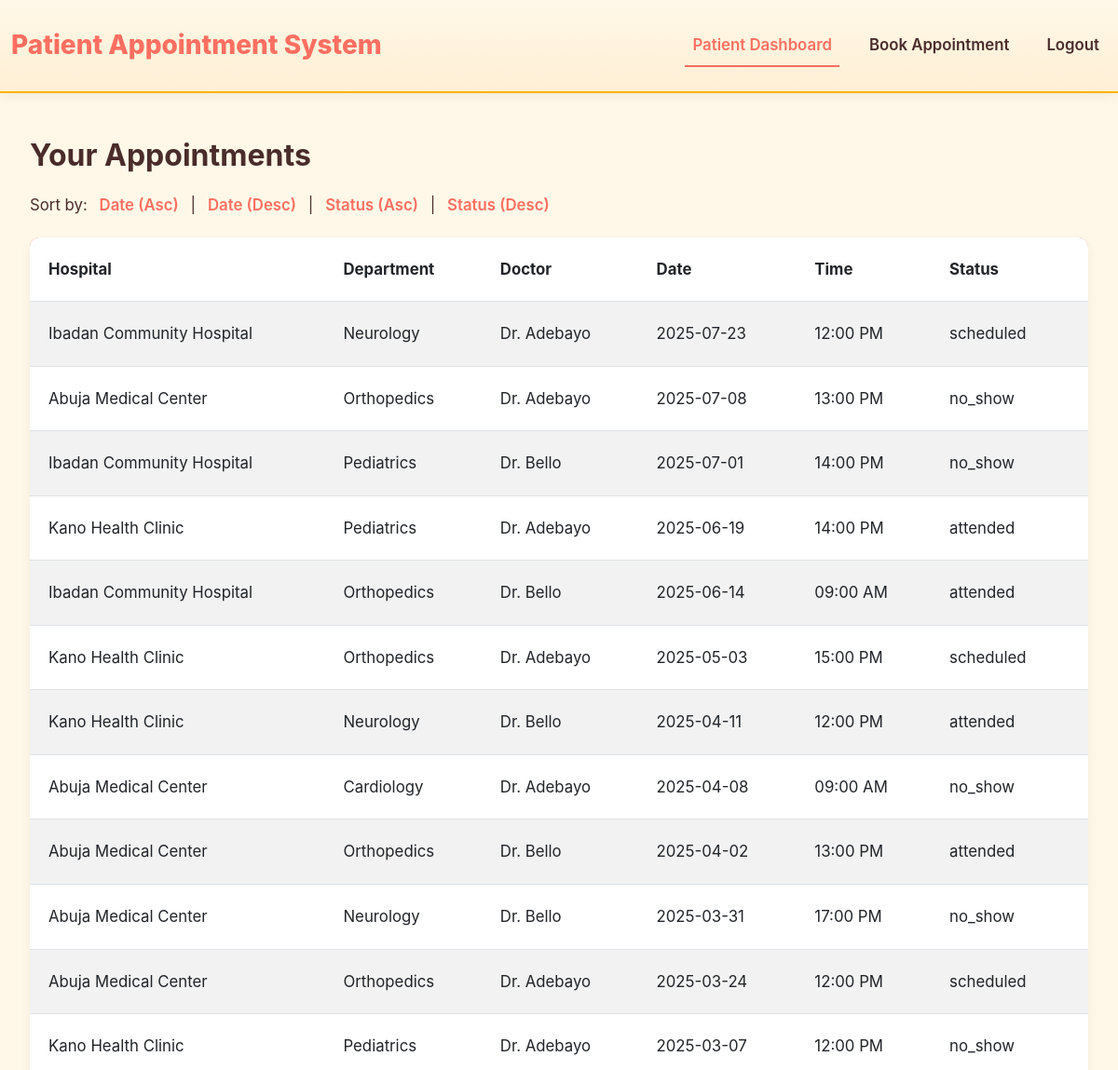
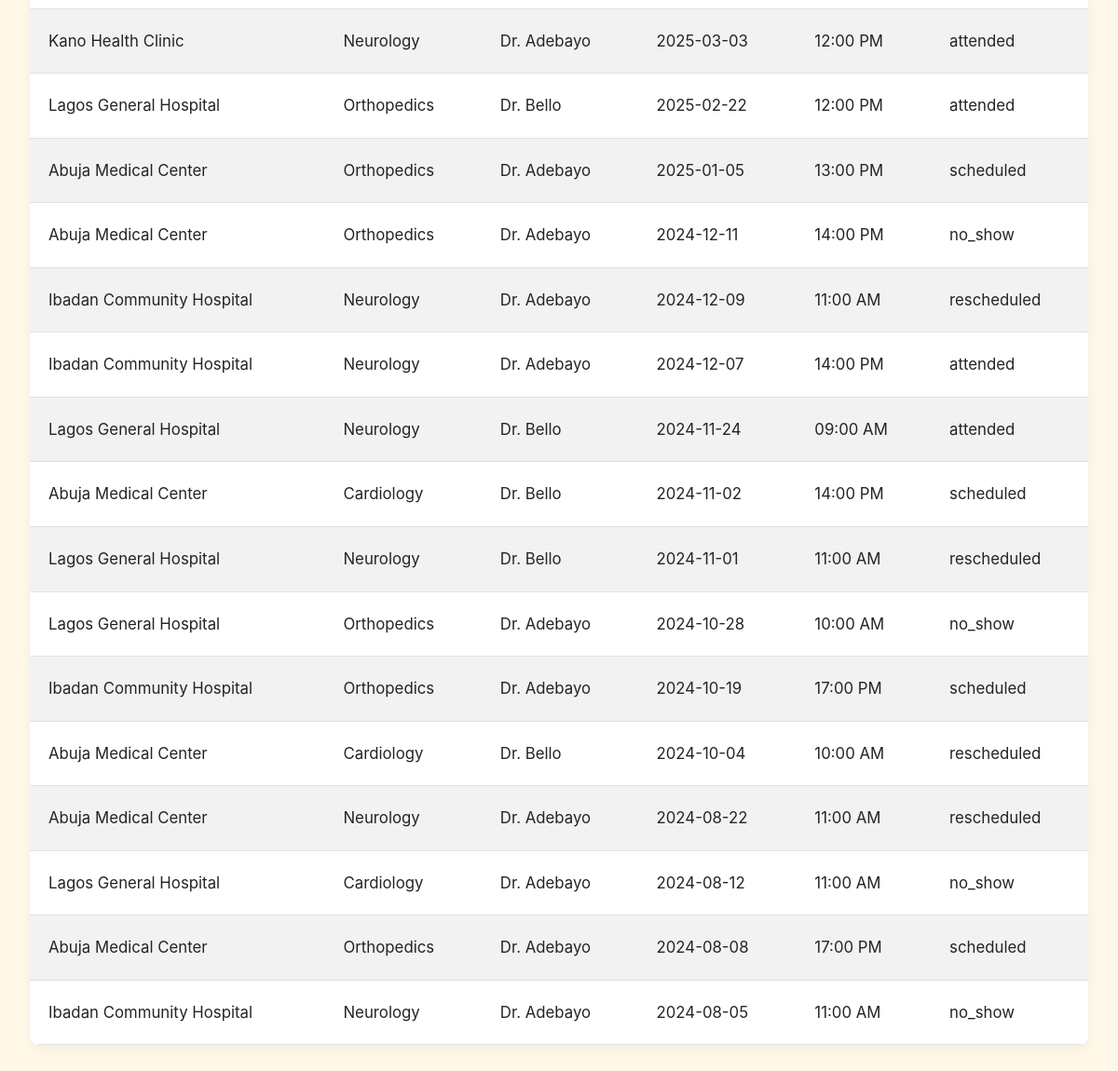
Page /patient?sort_by=date&sort_order=desc (signed in) on the committed database (2 pictures, top to bottom).
### tables this page shows
CREATE TABLE appointments 
                 (id INTEGER PRIMARY KEY AUTOINCREMENT, patient_id INTEGER, hospital_id INTEGER, department_id INTEGER, 
                  doctor_id INTEGER, slot_time TEXT, date TEXT, booking_date TEXT, no_show_prob REAL, reschedule_prob REAL, status TEXT,
                  FOREIGN KEY (patient_id) REFERENCES users(id),
                  FOREIGN KEY (hospital_id) REFERENCES hospitals(id),
                  FOREIGN KEY (department_id) REFERENCES departments(id),
                  FOREIGN KEY (doctor_id) REFERENCES doctors(id));

CREATE TABLE hospitals 
                 (id INTEGER PRIMARY KEY AUTOINCREMENT, name TEXT, location TEXT);

CREATE TABLE departments 
                 (id INTEGER PRIMARY KEY AUTOINCREMENT, hospital_id INTEGER, name TEXT,
                  FOREIGN KEY (hospital_id) REFERENCES hospitals(id));

CREATE TABLE doctors 
                 (id INTEGER PRIMARY KEY AUTOINCREMENT, hospital_id INTEGER, department_id INTEGER, name TEXT, schedule TEXT, gender TEXT,
                  FOREIGN KEY (hospital_id) REFERENCES hospitals(id),
                  FOREIGN KEY (department_id) REFERENCES departments(id));

### app.py (the view)
@app.route('/patient')
@login_required('patient')
def patient_dashboard():
    user_id = session['user_id']
    sort_by = request.args.get('sort_by', 'date')
    sort_order = request.args.get('sort_order', 'asc')
    query = """
    SELECT a.id, h.name AS hospital_name, d.name AS department_name, doc.name AS doctor_name, a.slot_time, a.date, a.status
    FROM appointments a
    JOIN hospitals h ON a.hospital_id = h.id
    JOIN departments d ON a.department_id = d.id
    JOIN doctors doc ON a.doctor_id = doc.id
    WHERE a.patient_id = ?
    """
    if sort_by in ['date', 'status']:
        query += f" ORDER BY {sort_by} {'ASC' if sort_order == 'asc' else 'DESC'}"
    appointments = query_db(query, (user_id,))
    reordered_appointments = [
        (appt['hospital_name'], appt['department_name'], appt['doctor_name'], appt['date'], appt['slot_time'], appt['status'])
        for appt in appointments
    ]
    return render_template('patient.html', appointments=reordered_appointments)

### app.py (called while the page is built)
def login_required(role=None):
    def wrapper(fn):
        @wraps(fn)
        def decorated_view(*args, **kwargs):
            if not session.get('user_id'):
                flash("Please log in to access this page.", "danger")
                return redirect(url_for('login'))
            if role and session.get('role') != role:
                flash("You do not have permission to access this page.", "danger")
                if session.get('role') == 'patient':
                    return redirect(url_for('patient_dashboard'))
                elif session.get('role') == 'admin':
                    return redirect(url_for('admin_dashboard'))
            return fn(*args, **kwargs)
        return decorated_view
    return wrapper

def get_sqlite_conn():
    conn = sqlite3.connect("database.db")
    conn.row_factory = sqlite3.Row
    return conn

def query_db(query, args=(), one=False, commit=False, return_id=False):
    conn = get_sqlite_conn()
    try:
        c = conn.cursor()
        c.execute(query, args)
        if commit:
            conn.commit()
            if return_id:
                return c.lastrowid
        else:
            rv = c.fetchall()
            if rv:
                columns = [desc[0] for desc in c.description]
                rv = [dict(zip(columns, row)) for row in rv]
                return rv[0] if one else rv
            return None if one else []
    except sqlite3.IntegrityError as e:
        if commit:
            conn.rollback()  # Roll back transaction on error
            raise e
        return None if one else []
    finally:
        conn.close()

### templates/patient.html (shortened to what this page needs)
<!DOCTYPE html>
<html lang="en">
<head>
    <link href="https://cdn.jsdelivr.net/npm/bootstrap@5.3.0/dist/css/bootstrap.min.css" rel="stylesheet">
    <link rel="stylesheet" href="{{ url_for('static', filename='css/style.css') }}">
</head>
<body>
    <nav class="navbar navbar-expand-lg">
        <div class="container-fluid">
            <a class="navbar-brand" href="{{ url_for('index') }}">Patient Appointment System</a>
            <div class="collapse navbar-collapse" id="navbarNav">
                <ul class="navbar-nav ms-auto">
                    <li class="nav-item">
                        <a class="nav-link {% if request.endpoint == 'patient_dashboard' %}active{% endif %}" href="{{ url_for('patient_dashboard') }}">Patient Dashboard</a>
                    </li>
                    <li class="nav-item">
                        <a class="nav-link {% if request.endpoint == 'book_appointment' %}active{% endif %}" href="{{ url_for('book_appointment') }}">Book Appointment</a>
                    </li>
                    <li class="nav-item">
                        <a class="nav-link" href="{{ url_for('logout') }}">Logout</a>
                    </li>
                </ul>
            </div>
        </div>
    </nav>
    <div class="container">
        <h2>Your Appointments</h2>
        <p>Sort by:
            <a href="{{ url_for('patient_dashboard', sort_by='date', sort_order='asc') }}">Date (Asc)</a> |
            <a href="{{ url_for('patient_dashboard', sort_by='date', sort_order='desc') }}">Date (Desc)</a> |
            <a href="{{ url_for('patient_dashboard', sort_by='status', sort_order='asc') }}">Status (Asc)</a> |
            <a href="{{ url_for('patient_dashboard', sort_by='status', sort_order='desc') }}">Status (Desc)</a>
        </p>
        <table class="table table-striped">
            <thead>
                <tr>
                    <th>Hospital</th>
                    <th>Department</th>
                    <th>Doctor</th>
                    <th>Date</th>
                    <th>Time</th>
                    <th>Status</th>
                </tr>
            </thead>
            <tbody>
                {% for appt in appointments %}
                <tr>
                    <td>{{ appt[0] }}</td>
                    <td>{{ appt[1] }}</td>
                    <td>{{ appt[2] }}</td>
                    <td>{{ appt[3] }}</td>
                    <td>{{ appt[4] }}</td>
                    <td>{{ appt[5] }}</td>
                </tr>
                {% endfor %}
            </tbody>
        </table>
    </div>
</body>
</html>

### static/css/style.css (style rules this page uses)
* { margin: 0; padding: 0; box-sizing: border-box; }
body { font-family: 'Inter', -apple-system, BlinkMacSystemFont, 'Segoe UI', Roboto, sans-serif; line-height: 1.7; color: #4A2C2A; background-color: #FFF8E8; min-height: 100vh; }
h1, h2, h3, h4 { font-weight: 700; color: #4A2C2A; }
h2 { font-size: 2rem; margin-bottom: 1.25rem; }
p { margin-bottom: 1.25rem; font-size: 1.05rem; }
.navbar { background: linear-gradient(to bottom, #FFF8E8, #FFEFD5); box-shadow: 0 4px 12px rgba(0, 0, 0, 0.05); padding: 1.25rem 0; border-bottom: 2px solid #FFB300; }
.navbar-brand { font-size: 1.75rem; font-weight: 800; color: #FF6F61; transition: color 0.3s ease; }
.navbar-nav .nav-link { color: #4A2C2A; font-weight: 600; font-size: 1.05rem; margin-left: 1.5rem; transition: color 0.3s ease; }
.navbar-nav .nav-link.active { color: #FF6F61; border-bottom: 2px solid #FF6F61; }
.container { max-width: 1280px; margin: 3rem auto; padding: 0 2rem; background-color: #FFF8E8; border-radius: 10px; }
.table { background-color: #FFF8E8; border-radius: 10px; overflow: hidden; box-shadow: 0 4px 12px rgba(0, 0, 0, 0.05); margin-bottom: 2rem; }
.table th, .table td { padding: 1.25rem; vertical-align: middle; font-size: 1.05rem; }
.table thead { background-color: #FF6F61; color: #ffffff; }
.table-striped tbody tr { background-color: #FFF8E8; }
.table-striped tbody tr:nth-of-type(odd) { background-color: #FFEFD5; }
p a { color: #FF6F61; text-decoration: none; font-weight: 600; margin: 0 8px; transition: color 0.3s ease; }

### rows in the picture
appointments: name "Ibadan Community Hospital", name "Neurology", name "Dr. Adebayo", date "2025-07-23", slot_time "12:00 PM", status "scheduled"
appointments: name "Abuja Medical Center", name "Orthopedics", name "Dr. Adebayo", date "2025-07-08", slot_time "13:00 PM", status "no_show"
appointments: name "Ibadan Community Hospital", name "Pediatrics", name "Dr. Bello", date "2025-07-01", slot_time "14:00 PM", status "no_show"
appointments: name "Kano Health Clinic", name "Pediatrics", name "Dr. Adebayo", date "2025-06-19", slot_time "14:00 PM", status "attended"
appointments: name "Ibadan Community Hospital", name "Orthopedics", name "Dr. Bello", date "2025-06-14", slot_time "09:00 AM", status "attended"
appointments: name "Kano Health Clinic", name "Orthopedics", name "Dr. Adebayo", date "2025-05-03", slot_time "15:00 PM", status "scheduled"
appointments: name "Kano Health Clinic", name "Neurology", name "Dr. Bello", date "2025-04-11", slot_time "12:00 PM", status "attended"
appointments: name "Abuja Medical Center", name "Cardiology", name "Dr. Adebayo", date "2025-04-08", slot_time "09:00 AM", status "no_show"
appointments: name "Abuja Medical Center", name "Orthopedics", name "Dr. Bello", date "2025-04-02", slot_time "13:00 PM", status "attended"
appointments: name "Abuja Medical Center", name "Neurology", name "Dr. Bello", date "2025-03-31", slot_time "17:00 PM", status "no_show"
appointments: name "Abuja Medical Center", name "Orthopedics", name "Dr. Adebayo", date "2025-03-24", slot_time "12:00 PM", status "scheduled"
appointments: name "Kano Health Clinic", name "Pediatrics", name "Dr. Adebayo", date "2025-03-07", slot_time "12:00 PM", status "no_show"
appointments: name "Kano Health Clinic", name "Neurology", name "Dr. Adebayo", date "2025-03-03", slot_time "12:00 PM", status "attended"
appointments: name "Lagos General Hospital", name "Orthopedics", name "Dr. Bello", date "2025-02-22", slot_time "12:00 PM", status "attended"
appointments: name "Abuja Medical Center", name "Orthopedics", name "Dr. Adebayo", date "2025-01-05", slot_time "13:00 PM", status "scheduled"
appointments: name "Abuja Medical Center", name "Orthopedics", name "Dr. Adebayo", date "2024-12-11", slot_time "14:00 PM", status "no_show"
appointments: name "Ibadan Community Hospital", name "Neurology", name "Dr. Adebayo", date "2024-12-09", slot_time "11:00 AM", status "rescheduled"
appointments: name "Ibadan Community Hospital", name "Neurology", name "Dr. Adebayo", date "2024-12-07", slot_time "14:00 PM", status "attended"
appointments: name "Lagos General Hospital", name "Neurology", name "Dr. Bello", date "2024-11-24", slot_time "09:00 AM", status "attended"
appointments: name "Abuja Medical Center", name "Cardiology", name "Dr. Bello", date "2024-11-02", slot_time "14:00 PM", status "scheduled"
appointments: name "Lagos General Hospital", name "Neurology", name "Dr. Bello", date "2024-11-01", slot_time "11:00 AM", status "rescheduled"
appointments: name "Lagos General Hospital", name "Orthopedics", name "Dr. Adebayo", date "2024-10-28", slot_time "10:00 AM", status "no_show"
appointments: name "Ibadan Community Hospital", name "Orthopedics", name "Dr. Adebayo", date "2024-10-19", slot_time "17:00 PM", status "scheduled"
appointments: name "Abuja Medical Center", name "Cardiology", name "Dr. Bello", date "2024-10-04", slot_time "10:00 AM", status "rescheduled"
appointments: name "Abuja Medical Center", name "Neurology", name "Dr. Adebayo", date "2024-08-22", slot_time "11:00 AM", status "rescheduled"
appointments: name "Lagos General Hospital", name "Cardiology", name "Dr. Adebayo", date "2024-08-12", slot_time "11:00 AM", status "no_show"
appointments: name "Abuja Medical Center", name "Orthopedics", name "Dr. Adebayo", date "2024-08-08", slot_time "17:00 PM", status "scheduled"
appointments: name "Ibadan Community Hospital", name "Neurology", name "Dr. Adebayo", date "2024-08-05", slot_time "11:00 AM", status "no_show"
